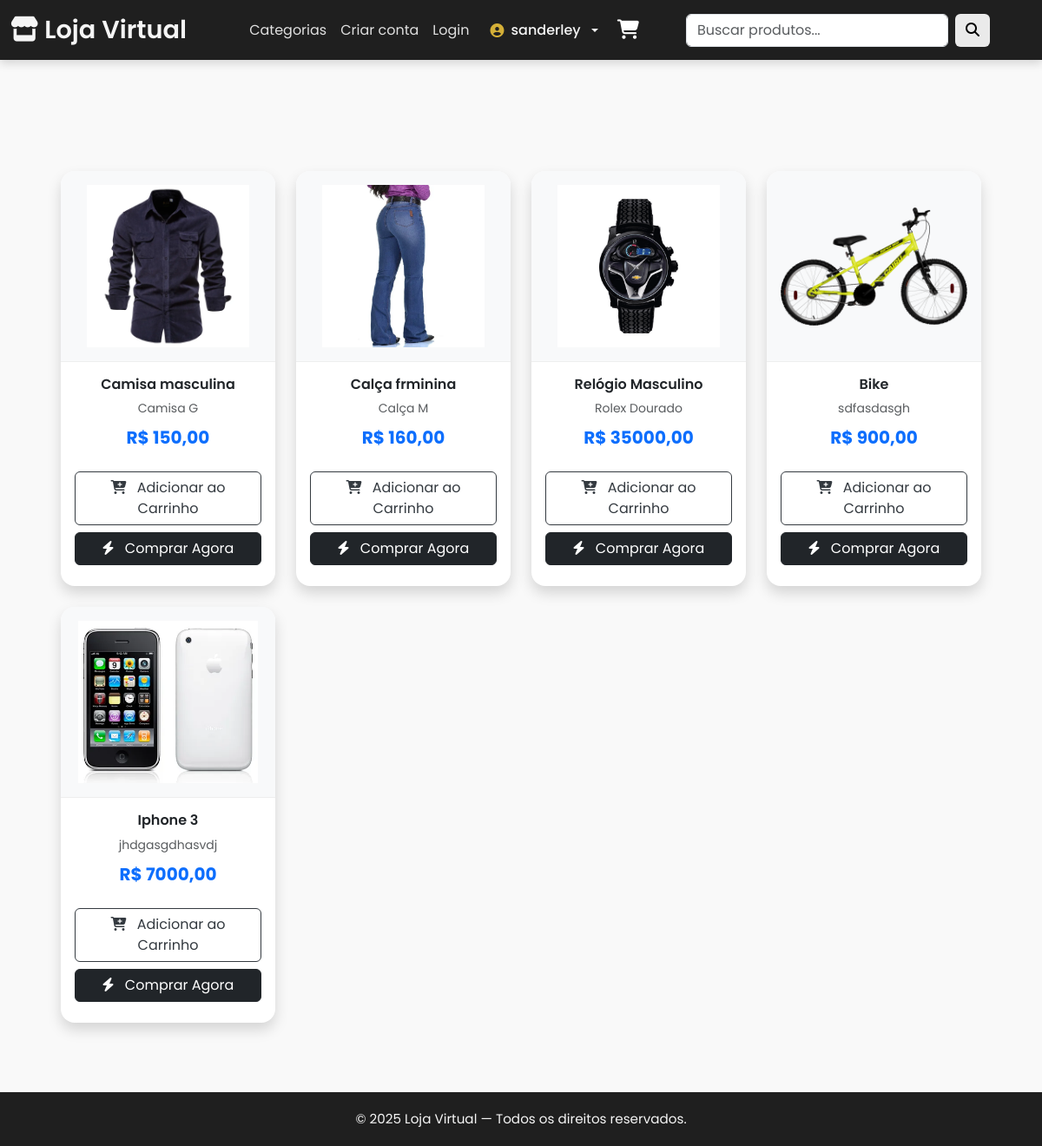
The app's page / (signed in) with its own data.
### loja_app/models.py (models this page shows, shortened)
class Produto(models.Model):
    nome = models.CharField(max_length=100)
    descricao = models.TextField()
    preco = models.DecimalField(max_digits=10, decimal_places=2)
    imagem = models.ImageField()
    categoria = models.ForeignKey(Categoria, on_delete=models.CASCADE)

### loja_app/views.py (the view)
# urls.py: path('', HomeView.as_view(), name= 'home'),
class HomeView(TemplateView):
    template_name = 'estilos/home.html'
    def get_context_data(self, **kwargs):
        context = super().get_context_data(**kwargs)
        context['produtos'] = Produto.objects.all()
        return context

### loja_app/templates/estilos/home.html (shortened to what this page needs)
{% extends 'estilos/base.html' %}
{% block content %}
<div class="container mt-5">
  <div class="row g-4">
    {% for produto in produtos %}
      <div class="col-lg-3 col-md-4 col-sm-6">
        <div class="card produto-card shadow border-0 h-100">
          <div class="produto-img-wrapper bg-light d-flex align-items-center justify-content-center p-3">
            <img src="{{ produto.imagem.url }}" class="card-img-top" alt="{{ produto.nome }}">
          </div>
          <div class="card-body d-flex flex-column justify-content-between text-center px-3">
            <div>
              <h5 class="card-title text-dark fw-semibold mb-2">{{ produto.nome }}</h5>
              <p class="text-muted small mb-2">{{ produto.descricao|truncatechars:50 }}</p>
              <p class="text-primary fw-bold fs-5 mb-0">R$ {{ produto.preco }}</p>
            </div>
            <div class="d-flex flex-column gap-2 mt-4">
              <a href="{% url 'carrinho_app:adicionar_ao_carrinho' produto.id %}" class="btn btn-outline-dark w-100">
                <i class="fas fa-cart-plus me-2"></i> Adicionar ao Carrinho
              </a>
              <a href="{% url 'loja_app:pagamento' produto.id %}" class="btn btn-dark w-100">
                <i class="fas fa-bolt me-2"></i> Comprar Agora
              </a>
            </div>
          </div>
        </div>
      </div>
    {% endfor %}
  </div>
</div>
{% endblock %}

### loja_app/templates/estilos/base.html (shortened to what this page needs)
<!DOCTYPE html>
<html lang="pt-br">
<head>
    <link rel="stylesheet" href="https://cdn.jsdelivr.net/npm/bootstrap@5.3.0/dist/css/bootstrap.min.css">
    <link rel="stylesheet" href="https://cdnjs.cloudflare.com/ajax/libs/font-awesome/6.4.2/css/all.min.css">
</head>
<body>
    <nav class="navbar navbar-expand-lg navbar-dark">
        <div class="container-fluid">
            <a class="navbar-brand" href="{% url 'loja_app:home' %}">
                <i class="fas fa-store"></i> Loja Virtual
            </a>
            <div class="collapse navbar-collapse" id="navbarNav">
                <ul class="navbar-nav ms-auto align-items-lg-center">
                    <li class="nav-item">
                        <a class="nav-link" href="{% url 'loja_app:produtos' %}">Categorias</a>
                    </li>
                    <li class="nav-item">
                        <a class="nav-link" href="{% url 'cadastro' %}">Criar conta</a>
                    </li>
                    <li class="nav-item">
                        <a class="nav-link" href="{% url 'login' %}">Login</a>
                    </li>
                </ul>
                {% if user.is_authenticated %}
                <div class="dropdown ms-lg-3">
                    <a class="user-dropdown dropdown-toggle" id="userDropdown" href="#" role="button" data-bs-toggle="dropdown" aria-expanded="false">
                        <i class="fas fa-user-circle"></i> {{ user.username }}
                    </a>
                </div>
                <button class="cart-btn ms-3 position-relative" onclick="location.href='{% url 'carrinho_app:detalhes_carrinho' %}'">
                    <i class="fas fa-shopping-cart"></i>
                </button>
                {% else %}
                <button class="cart-btn ms-3" onclick="location.href='{% url 'carrinho_app:detalhes_carrinho' %}'">
                    <i class="fas fa-shopping-cart"></i>
                </button>
                {% endif %}
                <form class="d-flex search-bar mt-3 mt-lg-0" action="{% url 'pesquisar' %}" method="get" role="search">
                    <input class="form-control me-2" type="search" placeholder="Buscar produtos..." name="q" aria-label="Search">
                    <button class="btn btn-light" type="submit"><i class="fas fa-search"></i></button>
                </form>
            </div>
        </div>
    </nav>
    <div class="container">
        {% block content %}
        {% endblock %}
    </div>
    <footer class="footer">
        &copy; 2025 Loja Virtual — Todos os direitos reservados.
    </footer>
</body>
</html>

### loja_app/templates/estilos/base.html (style rules this page uses)
html, body { height: 100%; display: flex; flex-direction: column; background-color: #f9f9f9; font-family: 'Poppins', sans-serif; color: #333; }
.navbar { background-color: #1f1f1f; box-shadow: 0 4px 10px rgba(0, 0, 0, 0.15); }
.navbar-brand { color: #f5f5f5 !important; font-size: 1.8rem; font-weight: 600; }
.navbar-nav .nav-link { position: relative; color: #e0e0e0 !important; font-size: 1rem; transition: all 0.3s ease; }
.navbar-nav .nav-link::after { content: ''; position: absolute; width: 0%; height: 2px; bottom: -2px; left: 0; background-color: #d4af37; transition: width 0.3s; }
.cart-btn { background: none; border: none; color: #ffffff; font-size: 1.4rem; transition: 0.3s ease; }
.user-dropdown { color: #f5f5f5; font-weight: 500; display: flex; align-items: center; gap: 8px; cursor: pointer; text-decoration: none; }
.user-dropdown i { color: #d4af37; }
.btn-light { background-color: #eaeaea; border: none; }
.search-bar { width: 100%; margin-top: 1rem; }
@media (min-width: 992px) { .search-bar { width: 350px; margin-left: auto; margin-right: auto; margin-top: 0; } }
.container { flex: 1; padding: 40px 20px; }
.footer { background-color: #1f1f1f; color: #f5f5f5; text-align: center; padding: 20px 0; font-size: 0.95rem; }

### loja_app/templates/estilos/home.html (style rules this page uses)
.produto-card { border-radius: 1rem; transition: all 0.3s ease; background-color: #ffffff; }
.produto-img-wrapper { height: 220px; border-bottom: 1px solid #eee; border-radius: 1rem 1rem 0 0; }
.produto-img-wrapper img { max-height: 100%; max-width: 100%; object-fit: contain; }
.btn-outline-dark { border-color: #343a40; color: #343a40; }
.btn-dark { background-color: #212529; border-color: #212529; }
.card-title { font-size: 1rem; }
.card-body { padding-bottom: 1.5rem; }

### records on screen
Produto: imagem (picture), nome "Camisa masculina", descricao "Camisa G", preco "150,00"
Produto: imagem (picture), nome "Calça frminina", descricao "Calça M", preco "160,00"
Produto: imagem (picture), nome "Relógio Masculino", descricao "Rolex Dourado", preco "35000,00"
Produto: imagem (picture), nome "Bike", descricao "sdfasdasgh", preco "900,00"
Produto: imagem (picture), nome "Iphone 3", descricao "jhdgasgdhasvdj", preco "7000,00"

### other values on screen
{{ user.username }} "sanderley"
